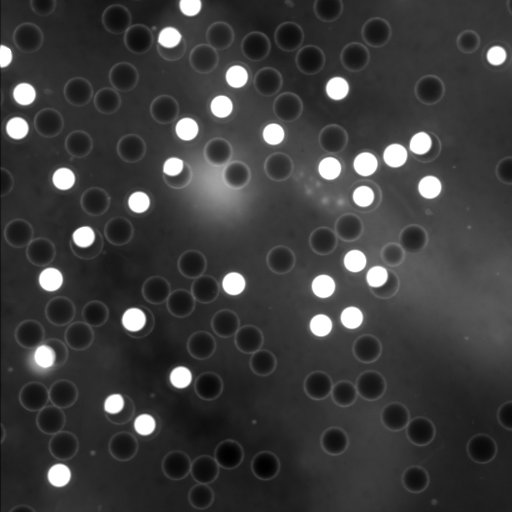
#> input picture t01.jpg, 512 x 512 px
$ python -i 'find_bright_spots (1).py'   (imports and definitions only)
#> lines starting #> are read from the running program, lines starting #| are printed output that depends on the picture; after the words box and inside, x2 and y2 are one past the last pixel; in counts of white or black regions, pixels touching at a corner belong together
#> further down, picture is the input picture: shape (512, 512); min 0, max 255, mean 60.6
def find_bright_spots(img2,lower = 0.8, upper = 0.1):
    # Short summary: Count the number of bright balls in an image

    # Extended summary: Take an image, and count the number of bright balls (dyed aqeous regions).


    # Parameters
    #   img2 should be a 2d array with pixel values between 0 and 255
    #   lower should be the fraction of pixels that certainly correspond to the background
    #   upper should be the fraction of pixels that certainly correspond to the bright dots

    # Returns
    #   a string that spits out the counted number of bright regions will be returned
    #   an image with the identified balls shown will also be returned

#> called with lower = 0.8, upper = 0.1
    upper1=1-upper

    import numpy as np
    import matplotlib.pyplot as plt
    import matplotlib.image as mpimg
    from skimage.filters import sobel
    from skimage.segmentation import watershed
    from scipy.ndimage import label, generate_binary_structure
    from skimage.color import label2rgb
    from scipy import ndimage as ndi

    total_pixel_number=np.shape(img2)[0]*np.shape(img2)[1]
#> total_pixel_number = 262144
    hist,bins= np.histogram(img2,bins=np.linspace(np.min(img2),np.max(img2),32))
#> hist = 31 values, max 46531 at index 4, min 201 at index 23, mean 8456.3; bins = 32 values from 0 to 255
    background_thresh= bins[np.argmax(np.cumsum(hist/total_pixel_number)>lower)] #find pxel intensity value that (lower*100)% of pixels are <=
#> background_thresh = 65.81
    bright_thresh=bins[np.argmax(np.cumsum(hist/total_pixel_number)> upper1)] #find pxel intensity value that (upper*100)% of pixels are <=
#> bright_thresh = 82.26

    markers = np.zeros_like(img2)
    markers[img2 < background_thresh] = 1
    markers[img2 > bright_thresh] = 2
    elevation_map = sobel(img2)
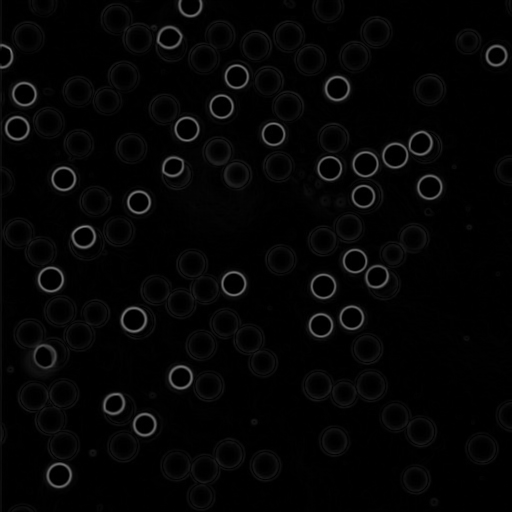
#> elevation_map: shape (512, 512) float64; min 0, max 0.504, mean 0.0201
    segmentation = watershed(elevation_map, markers)
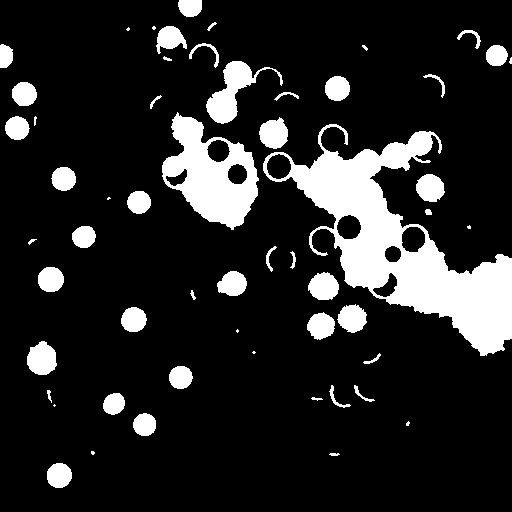
#> segmentation: shape (512, 512); values 1 (black) and 2 (white), 14.8% white; 56 white regions (11 under 20 px), largest, box (x1, y1, x2, y2) and area: (263, 124, 512, 356) 18535, (162, 112, 259, 230) 5900, (206, 61, 283, 124) 1635
    segmentation = ndi.binary_fill_holes(segmentation - 1)
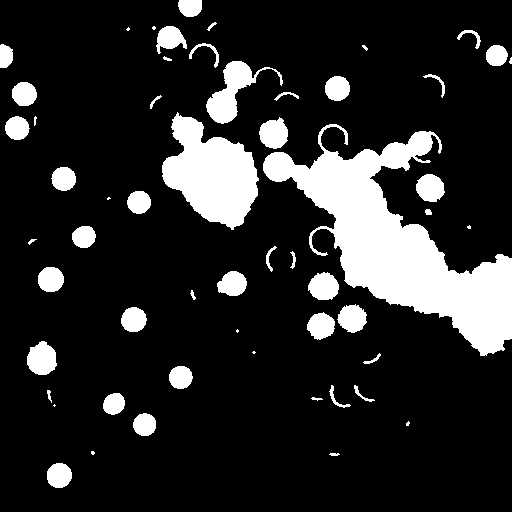
#> segmentation: shape (512, 512) bool; 15.8% white; 56 white regions (11 under 20 px), largest, box (x1, y1, x2, y2) and area: (263, 124, 512, 356) 20393, (162, 112, 259, 230) 6746, (206, 61, 283, 124) 1635
    labeled_coins, _ = ndi.label(segmentation)
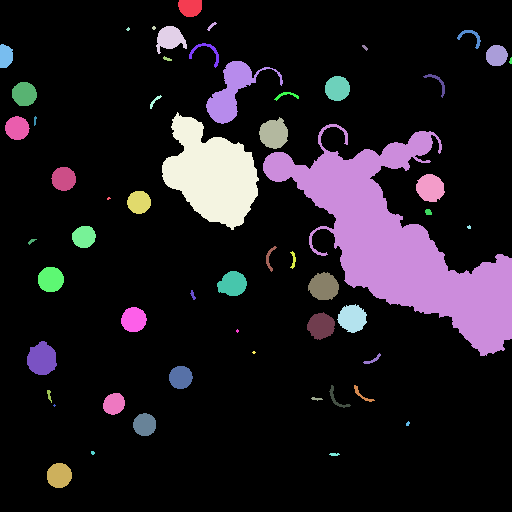
#> labeled_coins: shape (512, 512) int32; 57 distinct labels, from 0 to 56; one colour per label, 0 black

    figABC,axABC=plt.subplots(ncols=1,figsize=(17,6))
    axABC.imshow(img2, cmap='gray')
    axABC.contour(segmentation, [0.5], linewidths=1.2, colors='y')
    return('number of aqeous drops detected= '+ str(np.max(labeled_coins)))

>>> import cv2
>>> picture = cv2.imread('t01.jpg', cv2.IMREAD_GRAYSCALE)
>>> result = find_bright_spots(picture)
#> result = 'number of aqeous drops detected= 56'
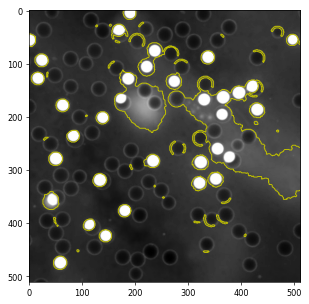
#> figure drawn by matplotlib, 1 panel
